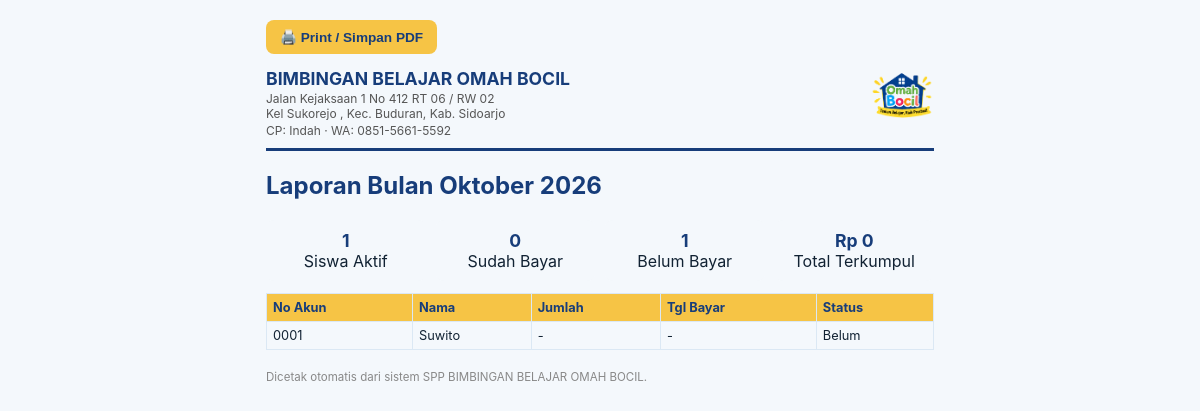
The page /laporan/cetak/bulan (signed in) on the database as committed earlier.
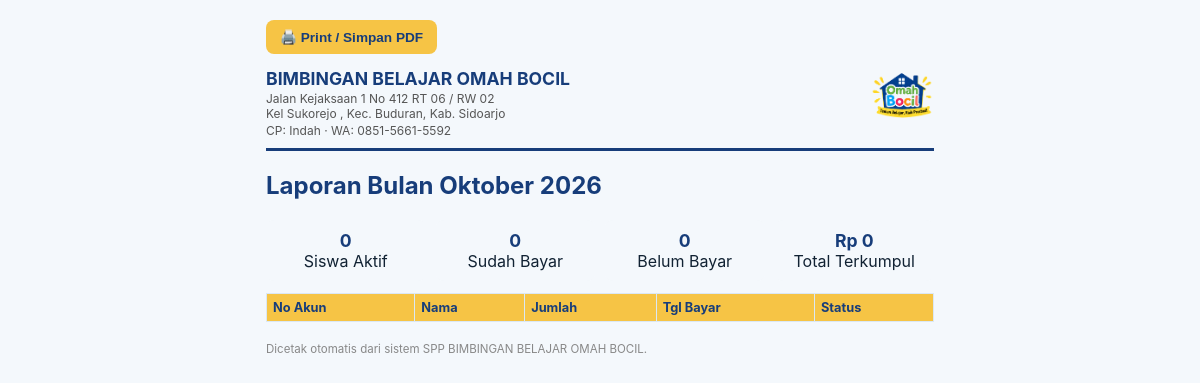
The same page on the database as committed later.
### tables this page shows
CREATE TABLE students (
                id INTEGER PRIMARY KEY AUTOINCREMENT,
                no_akun TEXT NOT NULL UNIQUE,
                nama TEXT NOT NULL,
                status TEXT NOT NULL DEFAULT 'Aktif',
                mulai TEXT,
                akhir TEXT,
                paket_id INTEGER,
                jatuh_tempo INTEGER NOT NULL DEFAULT 10, foto TEXT,
                FOREIGN KEY (paket_id) REFERENCES packages(id) ON DELETE SET NULL
            );

### app.py (the view)
@app.route("/laporan/cetak/bulan")
@login_required
def laporan_cetak_bulan():
    today = date.today()
    lbulan = request.args.get("lbulan", type=int) or today.month
    ltahun = request.args.get("ltahun", type=int) or today.year
    status_bulan = []
    total_bulan_terpilih = 0
    lunas_count = 0
    for s in db.get_active_students():
        p = db.get_payment(s["id"], ltahun, lbulan)
        status_bulan.append({
            "no_akun": s["no_akun"], "nama": s["nama"],
            "jumlah": p["jumlah"] if p else None,
            "tgl_bayar": p["tgl_bayar"] if p else None,
            "status": "Lunas" if p else "Belum",
        })
        if p:
            lunas_count += 1
            total_bulan_terpilih += p["jumlah"]
    return render_template(
        "laporan_cetak_bulan.html",
        bulan_nama=MONTHS[lbulan - 1], tahun=ltahun, status_bulan=status_bulan,
        total=total_bulan_terpilih, lunas_count=lunas_count, info=BIMBEL_INFO,
    )

### app.py (called while the page is built)
def login_required(view_func):
    @wraps(view_func)
    def wrapper(*args, **kwargs):
        if not session.get("admin_id"):
            return redirect(url_for("login", next=request.path))
        return view_func(*args, **kwargs)
    return wrapper

@app.context_processor
def inject_globals():
    return {
        "MONTHS": MONTHS,
        "active_tab": request.endpoint,
        "current_admin": session.get("admin_username"),
        "today_year": date.today().year,
    }

def fmt_rupiah(n):
    try:
        return "Rp " + "{:,}".format(int(n or 0)).replace(",", ".")
    except (ValueError, TypeError):
        return "Rp 0"

### database.py (called while the page is built)
def get_connection():
    conn = sqlite3.connect(DB_NAME)
    conn.row_factory = sqlite3.Row
    conn.execute("PRAGMA foreign_keys = ON")
    return conn

@contextmanager
def get_cursor(commit=False):
    conn = get_connection()
    cur = conn.cursor()
    try:
        yield cur
        if commit:
            conn.commit()
    finally:
        conn.close()

def get_active_students():
    return [s for s in get_all_students() if s["status"] == "Aktif"]

### templates/laporan_cetak_bulan.html (shortened to what this page needs)
<!DOCTYPE html>
<html lang="id">
<head>
<link rel="stylesheet" href="{{ url_for('static', filename='style.css') }}">
</head>
<body>
  <button class="btn yellow print-btn" onclick="window.print()">🖨️ Print / Simpan PDF</button>
  <div class="cetak-header">
    <div>
      <h1>{{ info.nama }}</h1>
      <p>{{ info.alamat1 }}<br>{{ info.alamat2 }}</p>
      <p>CP: {{ info.cp }} · WA: {{ info.telp }}</p>
    </div>
    <img src="{{ url_for('static', filename='logo_omahbocil.png') }}" style="height:50px">
  </div>
  <h2 style="color:var(--navy)">Laporan Bulan {{ bulan_nama }} {{ tahun }}</h2>
  <div class="stat" style="margin-bottom:12px">
    <div><b>{{ status_bulan|length }}</b>Siswa Aktif</div>
    <div><b>{{ lunas_count }}</b>Sudah Bayar</div>
    <div><b>{{ status_bulan|length - lunas_count }}</b>Belum Bayar</div>
    <div><b>{{ total|rupiah }}</b>Total Terkumpul</div>
  </div>
  <table>
    <thead><tr><th>No Akun</th><th>Nama</th><th>Jumlah</th><th>Tgl Bayar</th><th>Status</th></tr></thead>
    <tbody>
      {% for r in status_bulan %}
      <tr>
        <td>{{ r.no_akun }}</td><td>{{ r.nama }}</td>
        <td>{{ r.jumlah|rupiah if r.jumlah is not none else '-' }}</td>
        <td>{{ r.tgl_bayar or '-' }}</td><td>{{ r.status }}</td>
      </tr>
      {% endfor %}
    </tbody>
  </table>
  <p style="font-size:.72rem;color:#888;margin-top:20px">Dicetak otomatis dari sistem SPP {{ info.nama }}.</p>
</body>
</html>

Rows that differ between the two databases and show on the page:
removed students: no_akun "0001", nama "Suwito", jumlah|rupiah "-", tgl_bayar "-", status "Belum"
Other text that changed with them:
{{ status_bulan|length }}: "1" → "0"
{{ status_bulan|length - lunas_count }}: "1" → "0"
